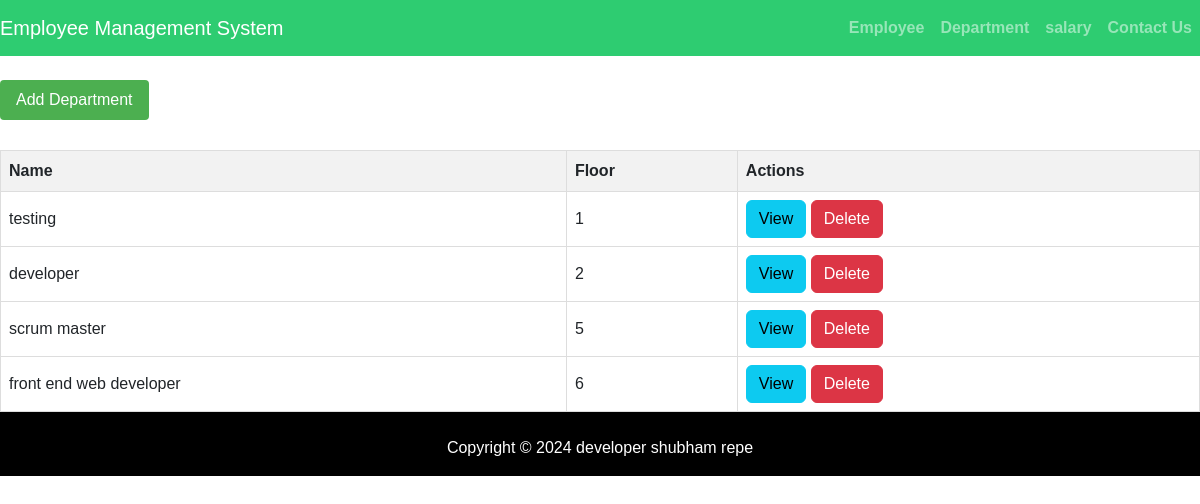
Screenshot of /dept_list/ with the database file from the repository.
### emp_app/models.py (models this page shows, shortened)
class Department(models.Model):
    name = models.CharField(max_length=255)
    floor = models.IntegerField()

### emp_app/views.py (the view)
# urls.py: path('dept_list/',views.department_list,name='dept_l'),
def department_list(request):
    department=Department.objects.all()
    data={'department':department}
    return render(request,'dept_list.html',data)

### emp_app/templates/dept_list.html (shortened to what this page needs)
{% extends 'homebase.html' %}
{% load static %}
{% block content %}
<!DOCTYPE html>
<html lang="en">
<head>
    <link href="https://cdn.jsdelivr.net/npm/bootstrap@5.3.2/dist/css/bootstrap.min.css" rel="stylesheet">
    <link rel="stylesheet" href="https://cdn.jsdelivr.net/npm/bootstrap-icons@1.11.3/font/bootstrap-icons.min.css">
</head>
<body>
    <nav class="navbar bg-body-tertiary">
        <div class="container-fluid">
          <a class="navbar-brand" href="{% url 'index' %}">
          </a>
        </div>
      </nav>
      <br>
    <a href="{% url 'add_department' %}" class="add-button">Add Department</a>
    <table>
        <thead>
            <tr>
                <th>Name</th>
                <th>Floor</th>
                <th>Actions</th>
            </tr>
        </thead>
        <tbody>
            {% for department in department %}
                <tr>
                    <td>{{ department.name }}</td>
                    <td>{{ department.floor }}</td>
                    <td>
                      <a href="{% url 'department_detail' dept_id=department.id %}"><button type="button" class="btn btn-info">View</button></a>
                      <a href="{% url 'delete_dept' dept_id=department.id %}"><button type="button" class="btn btn-danger">Delete</button></a>
                    </td>
                </tr>
            {% endfor %}
        </tbody>
    </table>
</body>
</html>
{% endblock content %}

### emp_app/templates/navbar.html (style rules this page uses)
.navbar-brand { font-size: 20px; font-family: sans-serif; }

### emp_app/templates/dept_list.html (style rules this page uses)
body { font-family: Arial, sans-serif; }
table { width: 100%; border-collapse: collapse; margin-top: 20px; }
th, td { border: 1px solid #dddddd; text-align: left; padding: 8px; }
th { background-color: #f2f2f2; }
a { text-decoration: none; }
.add-button { display: inline-block; margin-bottom: 10px; padding: 8px 16px; font-size: 16px; background-color: #4CAF50; color: white; border: none; border-radius: 4px; cursor: pointer; }

### rows the page displays
Department: name "testing", floor "1"
Department: name "developer", floor "2"
Department: name "scrum master", floor "5"
Department: name "front end web developer", floor "6"
